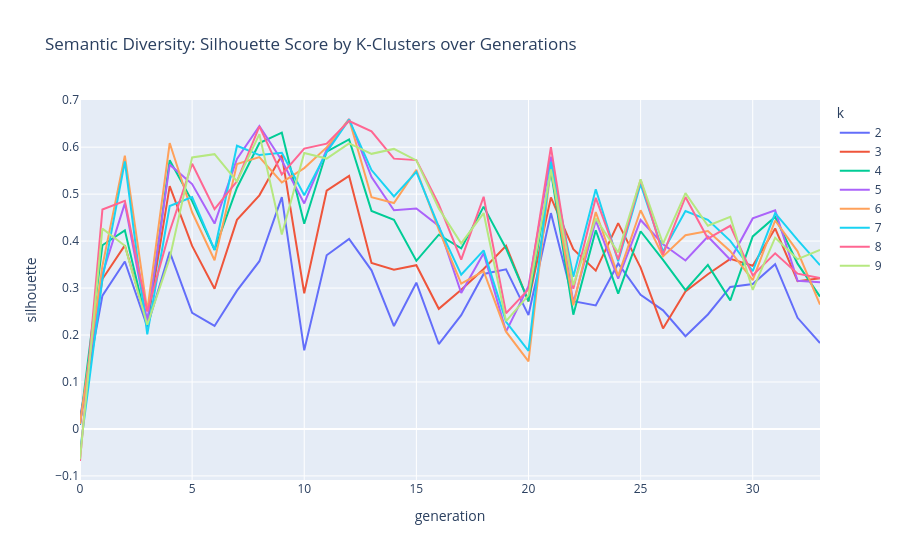

Source (notebook cell):
### Code cell
# ## 6. Semantic K-Clustering Sweep (Diversity Check)
# How diverse is the gene pool? We sweep K=2 through K=10. A high Silhouette Score at a high K means healthy diversity.

# %%
# To avoid running Ollama in the notebook, we use TF-IDF on the string representations of the chains.
# In a true setup, you could load the Ollama embeddings here.

import json
with open(f"{RUN_DIR}/id_to_promptchain.json", "r") as f:
    id_to_chain = json.load(f)

clustering_results = []
vectorizer = TfidfVectorizer(max_features=100)

for gen in sorted(df['generation'].unique()):
    gen_chain_ids = df[df['generation'] == gen]['chain_id'].tolist()
    gen_texts = [str(id_to_chain.get(cid, "")) for cid in gen_chain_ids]
    
    if len(gen_texts) < 10:
        continue # Not enough data to cluster
        
    X = vectorizer.fit_transform(gen_texts)
    
    for k in range(2, min(10, len(gen_texts))):
        kmeans = KMeans(n_clusters=k, random_state=42).fit(X)
        score = silhouette_score(X, kmeans.labels_)
        clustering_results.append({"generation": gen, "k": k, "silhouette": score})

if clustering_results:
    clust_df = pd.DataFrame(clustering_results)
    fig = px.line(clust_df, x="generation", y="silhouette", color="k", 
                  title="Semantic Diversity: Silhouette Score by K-Clusters over Generations")
    fig.show()
else:
    print("Not enough generations or population size to run K-Means.")

### Figure 1 — Plotly figure (JSON) as saved in the notebook; plotly's stock layout.template omitted (floating-point values rounded to 4 significant figures)
{"data": [{"hovertemplate": "k=2<br>generation=%{x}<br>silhouette=%{y}<extra></extra>", "legendgroup": "2", "line": {"color": "#636efa", "dash": "solid"}, "marker": {"symbol": "circle"}, "mode": "lines", "name": "2", "orientation": "v", "showlegend": true, "type": "scatter", "x": [0, 1, 2, 3, 4, 5, 6, 7, 8, 9, 10, 11, 12, 13, 14, 15, 16, 17, 18, 19, 20, 21, 22, 23, 24, 25, 26, 27, 28, 29, 30, 31, 32, 33], "xaxis": "x", "y": [0.02376, 0.2838, 0.3566, 0.2177, 0.377, 0.2471, 0.2193, 0.2944, 0.3571, 0.4937, 0.1675, 0.3697, 0.4044, 0.3377, 0.2191, 0.3114, 0.1808, 0.2422, 0.3301, 0.3397, 0.2425, 0.4596, 0.2719, 0.2629, 0.3523, 0.2858, 0.2526, 0.1975, 0.2438, 0.3023, 0.3086, 0.3509, 0.2367, 0.1829], "yaxis": "y"}, {"hovertemplate": "k=3<br>generation=%{x}<br>silhouette=%{y}<extra></extra>", "legendgroup": "3", "line": {"color": "#EF553B", "dash": "solid"}, "marker": {"symbol": "circle"}, "mode": "lines", "name": "3", "orientation": "v", "showlegend": true, "type": "scatter", "x": [0, 1, 2, 3, 4, 5, 6, 7, 8, 9, 10, 11, 12, 13, 14, 15, 16, 17, 18, 19, 20, 21, 22, 23, 24, 25, 26, 27, 28, 29, 30, 31, 32, 33], "xaxis": "x", "y": [0.01302, 0.3192, 0.391, 0.224, 0.5169, 0.3897, 0.2986, 0.4452, 0.4974, 0.583, 0.2889, 0.5072, 0.5387, 0.3532, 0.3391, 0.3486, 0.2558, 0.2965, 0.3406, 0.39, 0.2716, 0.4931, 0.3829, 0.3372, 0.4383, 0.3436, 0.2139, 0.2929, 0.3294, 0.3622, 0.3475, 0.4269, 0.3145, 0.3209], "yaxis": "y"}, {"hovertemplate": "k=4<br>generation=%{x}<br>silhouette=%{y}<extra></extra>", "legendgroup": "4", "line": {"color": "#00cc96", "dash": "solid"}, "marker": {"symbol": "circle"}, "mode": "lines", "name": "4", "orientation": "v", "showlegend": true, "type": "scatter", "x": [0, 1, 2, 3, 4, 5, 6, 7, 8, 9, 10, 11, 12, 13, 14, 15, 16, 17, 18, 19, 20, 21, 22, 23, 24, 25, 26, 27, 28, 29, 30, 31, 32, 33], "xaxis": "x", "y": [0.008559, 0.3912, 0.423, 0.2207, 0.5721, 0.4851, 0.3811, 0.5136, 0.6089, 0.6308, 0.437, 0.5906, 0.6165, 0.4643, 0.4451, 0.358, 0.4136, 0.3843, 0.4734, 0.3844, 0.2719, 0.5494, 0.2434, 0.4231, 0.2882, 0.4209, 0.3601, 0.2957, 0.3494, 0.2738, 0.41, 0.4514, 0.352, 0.2818], "yaxis": "y"}, {"hovertemplate": "k=5<br>generation=%{x}<br>silhouette=%{y}<extra></extra>", "legendgroup": "5", "line": {"color": "#ab63fa", "dash": "solid"}, "marker": {"symbol": "circle"}, "mode": "lines", "name": "5", "orientation": "v", "showlegend": true, "type": "scatter", "x": [0, 1, 2, 3, 4, 5, 6, 7, 8, 9, 10, 11, 12, 13, 14, 15, 16, 17, 18, 19, 20, 21, 22, 23, 24, 25, 26, 27, 28, 29, 30, 31, 32, 33], "xaxis": "x", "y": [0.01019, 0.3295, 0.4802, 0.2292, 0.5628, 0.5214, 0.4372, 0.5748, 0.6449, 0.5714, 0.4801, 0.5948, 0.6599, 0.5362, 0.4655, 0.4693, 0.4324, 0.2894, 0.3741, 0.2073, 0.304, 0.5797, 0.268, 0.4441, 0.3202, 0.445, 0.3932, 0.3587, 0.4098, 0.3602, 0.4483, 0.4657, 0.3157, 0.3123], "yaxis": "y"}, {"hovertemplate": "k=6<br>generation=%{x}<br>silhouette=%{y}<extra></extra>", "legendgroup": "6", "line": {"color": "#FFA15A", "dash": "solid"}, "marker": {"symbol": "circle"}, "mode": "lines", "name": "6", "orientation": "v", "showlegend": true, "type": "scatter", "x": [0, 1, 2, 3, 4, 5, 6, 7, 8, 9, 10, 11, 12, 13, 14, 15, 16, 17, 18, 19, 20, 21, 22, 23, 24, 25, 26, 27, 28, 29, 30, 31, 32, 33], "xaxis": "x", "y": [0.01064, 0.3471, 0.582, 0.2515, 0.6088, 0.4614, 0.3592, 0.5642, 0.5789, 0.5249, 0.5554, 0.5995, 0.6595, 0.4934, 0.481, 0.5515, 0.4246, 0.3093, 0.3361, 0.2072, 0.144, 0.5585, 0.2632, 0.462, 0.326, 0.4656, 0.3675, 0.4125, 0.4213, 0.3784, 0.3167, 0.4438, 0.3783, 0.2647], "yaxis": "y"}, {"hovertemplate": "k=7<br>generation=%{x}<br>silhouette=%{y}<extra></extra>", "legendgroup": "7", "line": {"color": "#19d3f3", "dash": "solid"}, "marker": {"symbol": "circle"}, "mode": "lines", "name": "7", "orientation": "v", "showlegend": true, "type": "scatter", "x": [0, 1, 2, 3, 4, 5, 6, 7, 8, 9, 10, 11, 12, 13, 14, 15, 16, 17, 18, 19, 20, 21, 22, 23, 24, 25, 26, 27, 28, 29, 30, 31, 32, 33], "xaxis": "x", "y": [-0.04821, 0.3191, 0.5696, 0.2016, 0.4748, 0.4937, 0.3811, 0.603, 0.5831, 0.5881, 0.4976, 0.5892, 0.6585, 0.5512, 0.495, 0.5475, 0.4308, 0.3282, 0.3803, 0.2279, 0.166, 0.5687, 0.324, 0.5105, 0.3571, 0.5213, 0.3775, 0.4638, 0.4453, 0.4004, 0.3362, 0.4596, 0.4026, 0.3487], "yaxis": "y"}, {"hovertemplate": "k=8<br>generation=%{x}<br>silhouette=%{y}<extra></extra>", "legendgroup": "8", "line": {"color": "#FF6692", "dash": "solid"}, "marker": {"symbol": "circle"}, "mode": "lines", "name": "8", "orientation": "v", "showlegend": true, "type": "scatter", "x": [0, 1, 2, 3, 4, 5, 6, 7, 8, 9, 10, 11, 12, 13, 14, 15, 16, 17, 18, 19, 20, 21, 22, 23, 24, 25, 26, 27, 28, 29, 30, 31, 32, 33], "xaxis": "x", "y": [-0.06822, 0.4673, 0.4858, 0.2501, 0.421, 0.5646, 0.4679, 0.5273, 0.6444, 0.5419, 0.597, 0.6075, 0.6556, 0.6336, 0.5756, 0.5724, 0.478, 0.3605, 0.4944, 0.2463, 0.2971, 0.6002, 0.2986, 0.4921, 0.3608, 0.5306, 0.371, 0.4938, 0.4054, 0.4326, 0.3271, 0.374, 0.3306, 0.3216], "yaxis": "y"}, {"hovertemplate": "k=9<br>generation=%{x}<br>silhouette=%{y}<extra></extra>", "legendgroup": "9", "line": {"color": "#B6E880", "dash": "solid"}, "marker": {"symbol": "circle"}, "mode": "lines", "name": "9", "orientation": "v", "showlegend": true, "type": "scatter", "x": [0, 1, 2, 3, 4, 5, 6, 7, 8, 9, 10, 11, 12, 13, 14, 15, 16, 17, 18, 19, 20, 21, 22, 23, 24, 25, 26, 27, 28, 29, 30, 31, 32, 33], "xaxis": "x", "y": [-0.06447, 0.4265, 0.3901, 0.2218, 0.3636, 0.578, 0.585, 0.5271, 0.6276, 0.4142, 0.5875, 0.5757, 0.608, 0.5857, 0.5963, 0.5718, 0.4692, 0.3951, 0.4597, 0.2295, 0.2843, 0.5527, 0.3061, 0.4481, 0.3756, 0.5316, 0.3944, 0.5021, 0.4327, 0.4515, 0.296, 0.4071, 0.3615, 0.381], "yaxis": "y"}], "layout": {"legend": {"title": {"text": "k"}, "tracegroupgap": 0}, "title": {"text": "Semantic Diversity: Silhouette Score by K-Clusters over Generations"}, "xaxis": {"anchor": "y", "domain": [0, 1], "title": {"text": "generation"}}, "yaxis": {"anchor": "x", "domain": [0, 1], "title": {"text": "silhouette"}}}}
